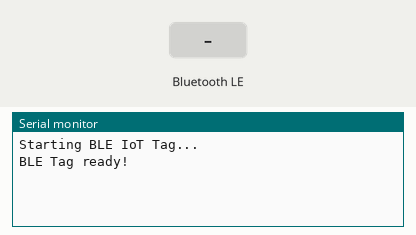
Simulated run of this sketch. Board: ESP32. On the bench: the last lines printed to the serial monitor. The test bench sets the inputs (shaded band). Random numbers use the default seed unless the sketch sets one; nothing arrives over Bluetooth unless stated; a phone connects over Bluetooth LE 3 s after start.

Above: at 1.2 s.
1.3 s: Bluetooth LE write "1" received
At 2.7 s:
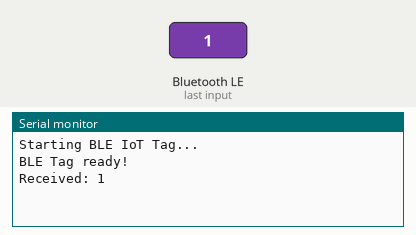
4.3 s: Bluetooth LE write "0" received
At 5.0 s:
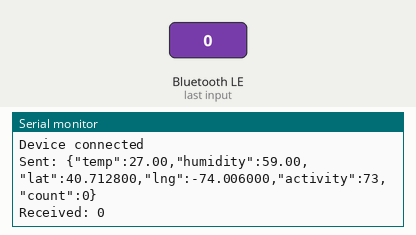
5.8 s: Bluetooth LE write "2" received
At 5.96 s:
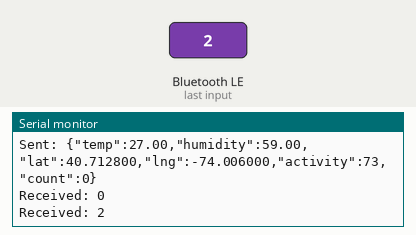
Timing chart, 0 to 8.8 s (numbered marks = the images above; inputs shaded):
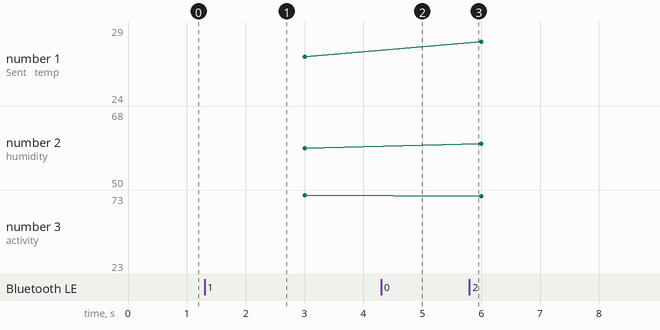

Measured:
- after the input at 1.3 s, the serial monitor: prints a new line at once (image 1)
- after the input at 4.3 s, the serial monitor: prints a new line at once (image 2)
- after the input at 5.8 s, the serial monitor: prints a new line at once (image 3)

The sketch:

livestock_tag_simple.ino
```cpp
/*
 * Simple IoT Tag - BLE Only (No External Sensors)
 * Board: ESP32 Dev Module
 *
 * Use this for testing BLE connection with Flutter app
 */

#include <BLEDevice.h>
#include <BLEServer.h>
#include <BLEUtils.h>
#include <BLE2902.h>

#define SERVICE_UUID        "4fafc201-1fb5-459e-8fcc-c5c9c331914b"
#define CHARACTERISTIC_UUID "beb5483e-36e1-4688-b7f5-ea07361b26a8"

BLEServer* pServer = NULL;
BLECharacteristic* pCharacteristic = NULL;
bool deviceConnected = false;
int counter = 0;

class ServerCallbacks: public BLEServerCallbacks {
  void onConnect(BLEServer* pServer) {
    deviceConnected = true;
    Serial.println("Device connected");
  }

  void onDisconnect(BLEServer* pServer) {
    deviceConnected = false;
    Serial.println("Device disconnected");
    BLEDevice::startAdvertising();
  }
};

class CharacteristicCallbacks: public BLECharacteristicCallbacks {
  void onWrite(BLECharacteristic *pCharacteristic) {
    String value = pCharacteristic->getValue().c_str();
    Serial.println("Received: " + value);
  }
};

void setup() {
  Serial.begin(115200);
  Serial.println("Starting BLE IoT Tag...");

  BLEDevice::init("Livestock_Tag");
  pServer = BLEDevice::createServer();
  pServer->setCallbacks(new ServerCallbacks());

  BLEService *pService = pServer->createService(SERVICE_UUID);
  pCharacteristic = pService->createCharacteristic(
    CHARACTERISTIC_UUID,
    BLECharacteristic::PROPERTY_READ |
    BLECharacteristic::PROPERTY_WRITE |
    BLECharacteristic::PROPERTY_NOTIFY
  );

  pCharacteristic->addDescriptor(new BLE2902());
  pCharacteristic->setCallbacks(new CharacteristicCallbacks());
  pService->start();

  BLEAdvertising *pAdvertising = BLEDevice::getAdvertising();
  pAdvertising->addServiceUUID(SERVICE_UUID);
  pAdvertising->setScanResponse(true);
  pAdvertising->start();

  Serial.println("BLE Tag ready!");
}

void loop() {
  if (deviceConnected) {
    String data = "{";
    data += "\"temp\":" + String(25.0 + random(-5, 5)) + ",";
    data += "\"humidity\":" + String(60.0 + random(-10, 10)) + ",";
    data += "\"lat\":" + String(40.7128, 6) + ",";
    data += "\"lng\":" + String(-74.0060, 6) + ",";
    data += "\"activity\":" + String(random(0, 100)) + ",";
    data += "\"count\":" + String(counter++);
    data += "}";

    pCharacteristic->setValue(data.c_str());
    pCharacteristic->notify();

    Serial.println("Sent: " + data);
  }

  delay(3000);
}
```
